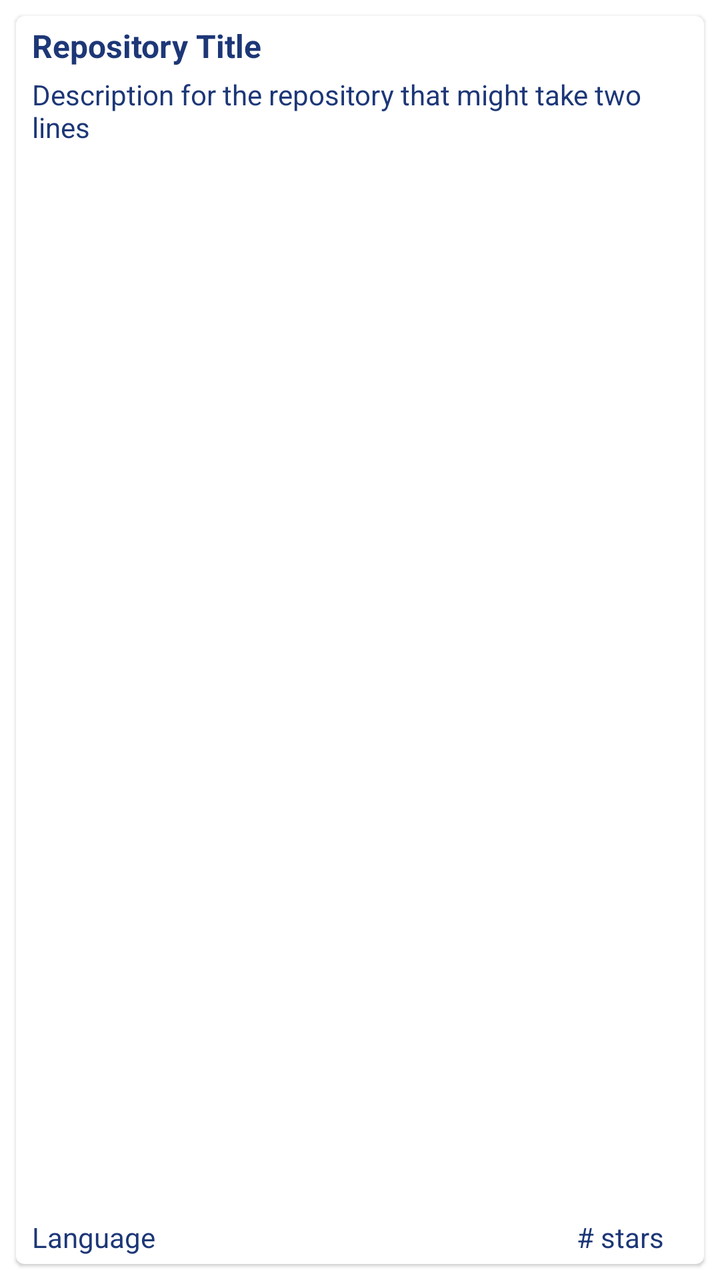
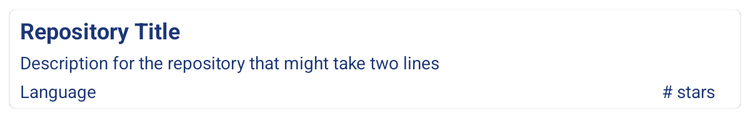

One screen, two layout resources from the same app: the default and the repository's alternative for another configuration. Each is rendered where Android would select it; the XML of both is given below.
<!-- AndroidManifest.xml: application theme AppTheme -->
<!-- res/layout/home_githubrepo_item.xml -->
<?xml version="1.0" encoding="utf-8"?>
<FrameLayout xmlns:android="http://schemas.android.com/apk/res/android"
    xmlns:app="http://schemas.android.com/apk/res-auto"
    xmlns:tools="http://schemas.android.com/tools"
    android:layout_width="match_parent"
    android:layout_height="match_parent">

    <com.google.android.material.card.MaterialCardView
        android:layout_width="match_parent"
        android:layout_height="match_parent"
        android:layout_margin="@dimen/margin_medium"
        android:elevation="8dp">

        <androidx.constraintlayout.widget.ConstraintLayout
            android:layout_width="match_parent"
            android:layout_height="match_parent"
            android:layout_gravity="center"
            android:layout_margin="@dimen/margin_small"
            android:paddingStart="@dimen/margin_small"
            android:paddingEnd="@dimen/margin_small">

            <TextView
                android:id="@+id/home_github_textview_title"
                android:layout_width="wrap_content"
                android:layout_height="wrap_content"
                android:ellipsize="end"
                android:maxLines="2"
                android:textColor="@color/colorPrimary"
                android:textSize="@dimen/text_size_medium"
                android:textStyle="bold"
                app:layout_constraintStart_toStartOf="parent"
                app:layout_constraintTop_toTopOf="parent"
                tools:text="@string/tools_repository_title" />

            <TextView
                android:id="@+id/home_github_textview_description"
                android:layout_width="0dp"
                android:layout_height="0dp"
                android:layout_marginTop="@dimen/margin_small"
                android:layout_marginEnd="@dimen/margin_small"
                android:layout_marginBottom="8dp"
                android:ellipsize="end"
                android:maxLines="2"
                android:textColor="@color/colorPrimary"
                app:layout_constraintBottom_toTopOf="@id/home_github_textview_language"
                app:layout_constraintEnd_toEndOf="parent"
                app:layout_constraintHorizontal_bias="0.0"
                app:layout_constraintStart_toStartOf="@id/home_github_textview_title"
                app:layout_constraintTop_toBottomOf="@id/home_github_textview_title"
                tools:text="@string/tools_repository_description" />

            <TextView
                android:id="@+id/home_github_textview_language"
                android:layout_width="0dp"
                android:layout_height="wrap_content"
                android:textColor="@color/colorPrimary"
                app:layout_constraintBottom_toBottomOf="parent"
                app:layout_constraintEnd_toStartOf="@id/home_github_textview_stars"
                app:layout_constraintHorizontal_bias="0.5"
                app:layout_constraintStart_toStartOf="parent"
                tools:text="@string/tools_repository_language" />

            <TextView
                android:id="@+id/home_github_textview_stars"
                android:layout_width="0dp"
                android:layout_height="wrap_content"
                android:layout_marginEnd="@dimen/margin_large"
                android:gravity="end"
                android:textColor="@color/colorPrimary"
                app:layout_constraintBottom_toBottomOf="parent"
                app:layout_constraintEnd_toEndOf="parent"
                app:layout_constraintHorizontal_bias="0.5"
                app:layout_constraintStart_toEndOf="@id/home_github_textview_language"
                tools:text="@string/tools_repository_stars" />

        </androidx.constraintlayout.widget.ConstraintLayout>
    </com.google.android.material.card.MaterialCardView>
</FrameLayout>
<!-- resources referenced by this layout -->
<resources>
  <color name="colorPrimary">#1d3777</color>
  <dimen name="margin_large">12dp</dimen>
  <dimen name="margin_medium">8dp</dimen>
  <dimen name="margin_small">4dp</dimen>
  <dimen name="text_size_medium">16sp</dimen>
  <string name="tools_repository_description">Description for the repository that might take two lines</string>
  <string name="tools_repository_language">Language</string>
  <string name="tools_repository_stars"># stars</string>
  <string name="tools_repository_title">Repository Title</string>
  <!-- from res/values-v21/ -->
  <style name="AppTheme" parent="Theme.MaterialComponents.Light.NoActionBar">
          <item name="colorPrimary">@color/colorPrimary</item>
          <item name="colorPrimaryDark">@color/colorPrimaryDark</item>
          <item name="colorAccent">@color/colorAccent</item>
          <item name="android:windowContentTransitions">true</item>
          <item name="android:windowAllowEnterTransitionOverlap">true</item>
      </style>
  <color name="colorPrimaryDark">#122660</color>
  <color name="colorAccent">#C5846B</color>
</resources>
<!-- res/layout-sw600dp/home_githubrepo_item.xml (the repository's variant of the layout above) -->
<!-- drawn on a 7-inch tablet held upright -->
<?xml version="1.0" encoding="utf-8"?>
<FrameLayout xmlns:android="http://schemas.android.com/apk/res/android"
    xmlns:app="http://schemas.android.com/apk/res-auto"
    xmlns:tools="http://schemas.android.com/tools"
    android:layout_width="match_parent"
    android:layout_height="wrap_content">

    <com.google.android.material.card.MaterialCardView
        android:layout_width="match_parent"
        android:layout_height="wrap_content"
        android:layout_margin="@dimen/margin_medium"
        android:elevation="8dp">

        <androidx.constraintlayout.widget.ConstraintLayout
            android:layout_width="match_parent"
            android:layout_height="wrap_content"
            android:layout_gravity="center"
            android:layout_margin="@dimen/margin_small"
            android:paddingStart="@dimen/margin_small"
            android:paddingEnd="@dimen/margin_small">

            <TextView
                android:id="@+id/home_github_textview_title"
                android:layout_width="wrap_content"
                android:layout_height="wrap_content"
                android:ellipsize="end"
                android:maxLines="2"
                android:textColor="@color/colorPrimary"
                android:textSize="@dimen/text_size_big"
                android:textStyle="bold"
                app:layout_constraintStart_toStartOf="parent"
                app:layout_constraintTop_toTopOf="parent"
                tools:text="@string/tools_repository_title" />

            <TextView
                android:id="@+id/home_github_textview_description"
                android:layout_width="0dp"
                android:layout_height="wrap_content"
                android:layout_marginTop="@dimen/margin_small"
                android:layout_marginEnd="@dimen/margin_small"
                android:ellipsize="end"
                android:maxLines="2"
                android:textColor="@color/colorPrimary"
                app:layout_constraintEnd_toEndOf="parent"
                app:layout_constraintHorizontal_bias="0.0"
                app:layout_constraintStart_toStartOf="@id/home_github_textview_title"
                app:layout_constraintTop_toBottomOf="@id/home_github_textview_title"
                tools:text="@string/tools_repository_description" />

            <TextView
                android:id="@+id/home_github_textview_language"
                android:layout_width="wrap_content"
                android:layout_height="wrap_content"
                android:layout_marginTop="@dimen/margin_small"
                android:textColor="@color/colorPrimary"
                app:layout_constraintBottom_toBottomOf="parent"
                app:layout_constraintStart_toStartOf="@id/home_github_textview_description"
                app:layout_constraintTop_toBottomOf="@id/home_github_textview_description"
                tools:text="@string/tools_repository_language" />

            <TextView
                android:id="@+id/home_github_textview_stars"
                android:layout_width="wrap_content"
                android:layout_height="wrap_content"
                android:layout_marginTop="@dimen/margin_small"
                android:layout_marginEnd="@dimen/margin_large"
                android:textColor="@color/colorPrimary"
                app:layout_constraintBottom_toBottomOf="parent"
                app:layout_constraintEnd_toEndOf="parent"
                app:layout_constraintTop_toBottomOf="@id/home_github_textview_description"
                tools:text="@string/tools_repository_stars" />

        </androidx.constraintlayout.widget.ConstraintLayout>
    </com.google.android.material.card.MaterialCardView>
</FrameLayout>
<!-- resources referenced by the variant -->
<!-- as a 7-inch tablet held upright resolves them -->
<resources>
  <color name="colorPrimary">#1d3777</color>
  <dimen name="margin_large">12dp</dimen>
  <dimen name="margin_medium">8dp</dimen>
  <dimen name="margin_small">4dp</dimen>
  <dimen name="text_size_big">18sp</dimen>
  <string name="tools_repository_description">Description for the repository that might take two lines</string>
  <string name="tools_repository_language">Language</string>
  <string name="tools_repository_stars"># stars</string>
  <string name="tools_repository_title">Repository Title</string>
  <!-- from res/values-v21/ -->
  <style name="AppTheme" parent="Theme.MaterialComponents.Light.NoActionBar">
          <item name="colorPrimary">@color/colorPrimary</item>
          <item name="colorPrimaryDark">@color/colorPrimaryDark</item>
          <item name="colorAccent">@color/colorAccent</item>
          <item name="android:windowContentTransitions">true</item>
          <item name="android:windowAllowEnterTransitionOverlap">true</item>
      </style>
  <color name="colorPrimaryDark">#122660</color>
  <color name="colorAccent">#C5846B</color>
</resources>
